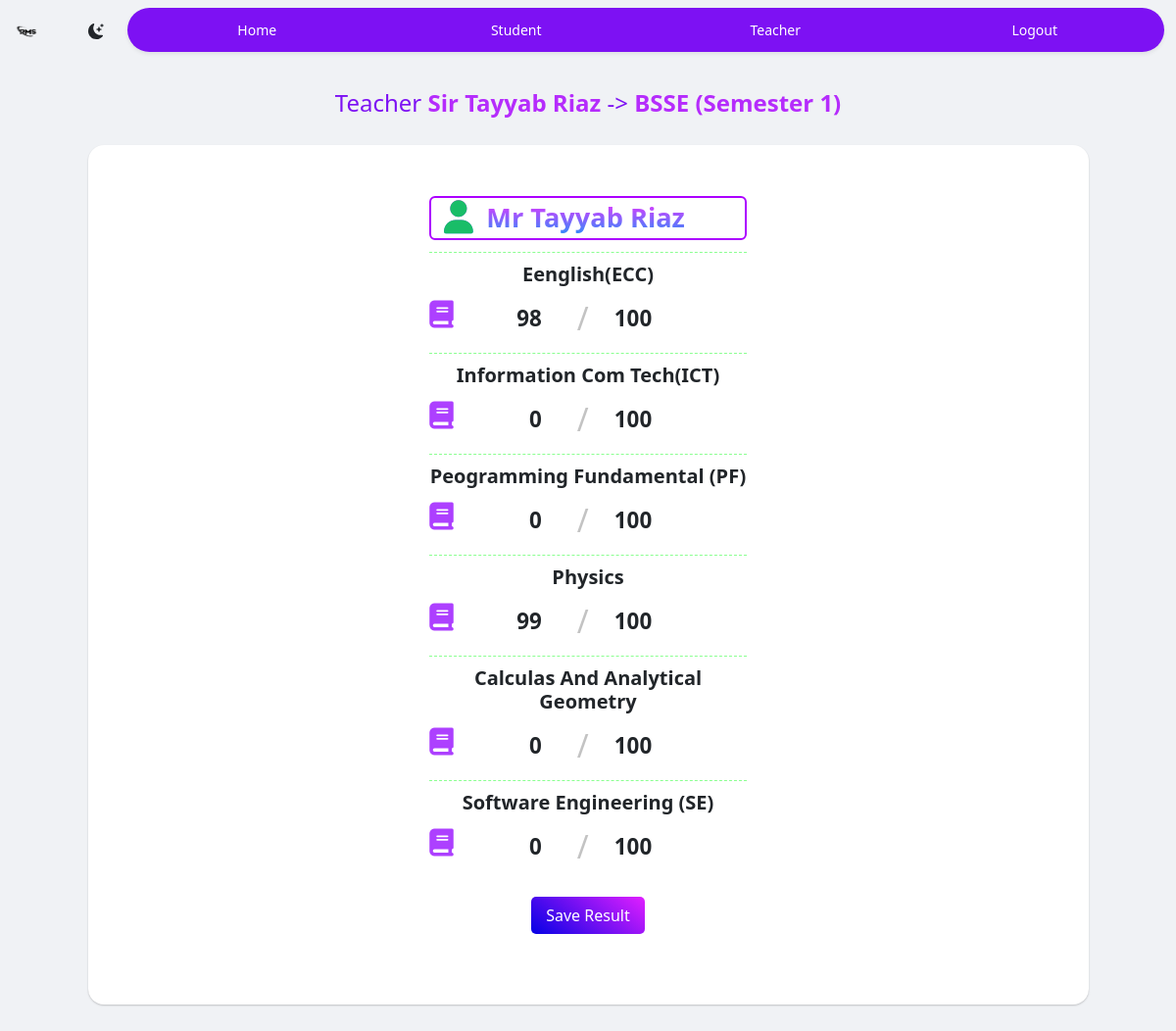
The page /StudentData.php?StudentID=1111&ClassID=71 (signed in) on the database its author committed.
### tables this page shows
CREATE TABLE `class` (
  `ClassID` int(11) NOT NULL,
  `Classname` varchar(30) NOT NULL,
  `TeacherID` int(11) NOT NULL
);

CREATE TABLE `student_login` (
  `Name` varchar(50) NOT NULL,
  `StudentID` int(11) NOT NULL,
  `Contact` varchar(50) NOT NULL,
  `Password` varchar(18) NOT NULL
);

CREATE TABLE `studentresult` (
  `No` int(11) NOT NULL,
  `TotalMarks` int(11) NOT NULL,
  `Obtained` int(11) NOT NULL,
  `StudentID` int(11) NOT NULL,
  `SubjectID` int(11) NOT NULL,
  `ClassID` int(11) NOT NULL,
  `DateInsert` timestamp NOT NULL DEFAULT current_timestamp()
);

CREATE TABLE `subjects` (
  `SubjectID` int(11) NOT NULL,
  `SubjectName` varchar(60) NOT NULL,
  `TeacherID` int(11) NOT NULL
);

### StudentData.php (the view, shortened to what this page needs)
<!DOCTYPE html>
<html lang="en">
<head>
  <link rel="stylesheet" href="style/CSS/style.min.css">
  <link href="bootstrap/dist/css/bootstrap.min.css" rel="stylesheet">
</head>
<body>
  <?php include "nevbar.php"; ?>
  <?php
  function test_input($data)
  {
    $data = trim($data);
    $data = stripslashes($data);
    $data = htmlspecialchars($data);
    return $data;
  }
  ?>
  <section class="loginsection pb-3 dark-theme">
    <div class="container h-100">
      <div class="row d-flex justify-content-center align-items-center h-100">
        <div class="col-lg-12 col-xl-11" style="margin-top:10px;padding-bottom: 10vh;">
          <section class="TeacherClasses">
            <h4>Teacher
              <?php
              include 'submit/dbconnect.php';
              if (isset($_SESSION['Name'])) {
                echo "<a class='links' href='TeacherPanel.php'>" . $_SESSION['Name'] . "</a> -> ";
                if (isset($_GET['ClassID'])) {
                  $ClassID = $_GET['ClassID'];
                  if (isset($_GET['StudentID'])) {
                    $StudentID = $_GET['StudentID'];
                  }
                  $query = "SELECT Classname FROM class WHERE ClassID = '$ClassID'";
                  if ($result = mysqli_query($link, $query)) {
                    if (mysqli_num_rows($result) > 0) {
                      while ($row = mysqli_fetch_array($result)) {
                        $ClassName = $row['Classname'];
                        $CN = TRUE;
                      }
                    }
                  }
                  $query = "SELECT `Name` FROM `student_login` WHERE `StudentID` = '$StudentID'";
                  if ($result = mysqli_query($link, $query)) {
                    if (mysqli_num_rows($result) > 0) {
                      while ($row = mysqli_fetch_array($result)) {
                        $StudentName = $row['Name'];
                        $SN = TRUE;
                      }
                    }
                  }
                  if ($CN && $SN) {
                    echo "<a class='links' href='ClassList.php'>" . $ClassName . "</a>";
                  }
                } else {
                  echo "All Subjects";
                }
              } else {
                echo "<a href='logout.php'>Login...</a>";
              } ?>
            </h4>
          </section>
          <div class="card boxshadow rounded-4" style="border: 0px;">
            <div class="card-body p-md-5 rounded-3 dark-theme-light">
              <div class="row justify-content-center">
                <div class="col-md-10 col-lg-6 col-xl-5 order-2 order-lg-1">
                  <form class="mx-1 mx-md-4" method="POST" id="SaveStudentResult">
                    <?php
                    if (isset($_GET['ClassID']) && isset($_GET['StudentID']) && $_SERVER['REQUEST_METHOD'] == 'GET') {
                      $ClassID = test_input($_GET['ClassID']);
                      $StudentID = test_input($_GET['StudentID']);
                      ?>
                      <div class="d-flex flex-row align-items-center mb-2">
                        <div class="form-outline flex-fill mb-0">
                          <div class="ManageContainer">
                            <a>
                              <div class="ObjectBackground" style="border-radius: 6px;">
                          <div class="ManageSubject">
                                <div class=" subjectname">
                                <i class="fas fa-user fa-lg fa-fw" style="-webkit-text-fill-color: #19bd68;"></i>
                                  <?php echo $StudentName; ?>
                                </div>
                              </div>
                              </div>
                            </a>
                          </div>
                        </div>
                      </div>
                      <?php
                      include 'submit/dbconnect.php';
                      $query = "SELECT `subjects`.`SubjectName`,`studentresult`.`TotalMarks`,`studentresult`.`obtained`,`studentresult`.`SubjectID`,`studentresult`.`ClassID`
                    FROM `studentresult`
                    INNER JOIN `subjects`
                    on `studentresult`.`SubjectID` = `subjects`.`SubjectID`
                    WHERE ClassID = '$ClassID' && StudentID = '$StudentID';";
                      if ($result = mysqli_query($link, $query)) {
                        if (mysqli_num_rows($result) > 0) {
                          while ($row = mysqli_fetch_array($result)) {
                            ?>
                            <div class="d-flex flex-row align-items-center  StudentDiv">
                              <div class="form-outline flex-fill mb-0">
                                <label class="w-100 text-center form-label h5 fw-bold" for="StudentID">
                                  <?php echo $row['SubjectName'] ?>
                                </label>
                                <div class="dflex">
                                  <i class="fas fa-book h3 me-2 fa-fw formicon" style="-webkit-text-fill-color: #ad40ff;"></i>
                                  <input style="text-align:right;width:69%"
                                    class="form-control border-0 dark-theme studentresultinput" type="number"
                                    id="SubjectObtained<?php echo $row['SubjectID']; ?>"
                                    name="SubjectObtained<?php echo $row['SubjectID']; ?>"
                                    value="<?php echo $row['obtained']; ?>" />
                                  <span class="totalmarksTeacher">
                                    <span style="padding-right:5px;">/</span>
                                    <input style="padding-left: 21px;"
                                      class="form-control border-0 dark-theme studentresultinput"
                                      type="number" id="SubjectTotal<?php echo $row['SubjectID']; ?>"
                                      name="SubjectTotal<?php echo $row['SubjectID']; ?>"
                                      value="<?php echo $row['TotalMarks']; ?>" />
                                  </span>
                                </div>
                              </div>
                            </div>
                            <?php
                          }
                        }
                      }
                    }
                    ?>
                    <div class="d-flex justify-content-center m-3 mb-lg-4">
                      <button type="button" onclick="SaveStudentResult()" type="submit"
                        class="mybtn btn-primary btn-lg">Save Result</button>
                    </div>
                </div>
              </div>
            </div>
          </div>
        </div>
      </div>
    </div>
  </section>
</body>
</html>

### rows shown on the page
class: Classname "BSSE (Semester 1)"
student_login: Name "Mr Tayyab Riaz"
studentresult: SubjectID.SubjectName "Eenglish(ECC)", Obtained "98", TotalMarks "100"
studentresult: SubjectID.SubjectName "Information Com Tech(ICT)", Obtained "0", TotalMarks "100"
studentresult: SubjectID.SubjectName "Peogramming Fundamental (PF)", Obtained "0", TotalMarks "100"
studentresult: SubjectID.SubjectName "Physics", Obtained "99", TotalMarks "100"
studentresult: SubjectID.SubjectName "Calculas And Analytical Geometry", Obtained "0", TotalMarks "100"
studentresult: SubjectID.SubjectName "Software Engineering (SE)", Obtained "0", TotalMarks "100"

### other values the page prints
$_SESSION['Name'] "Sir Tayyab Riaz"
